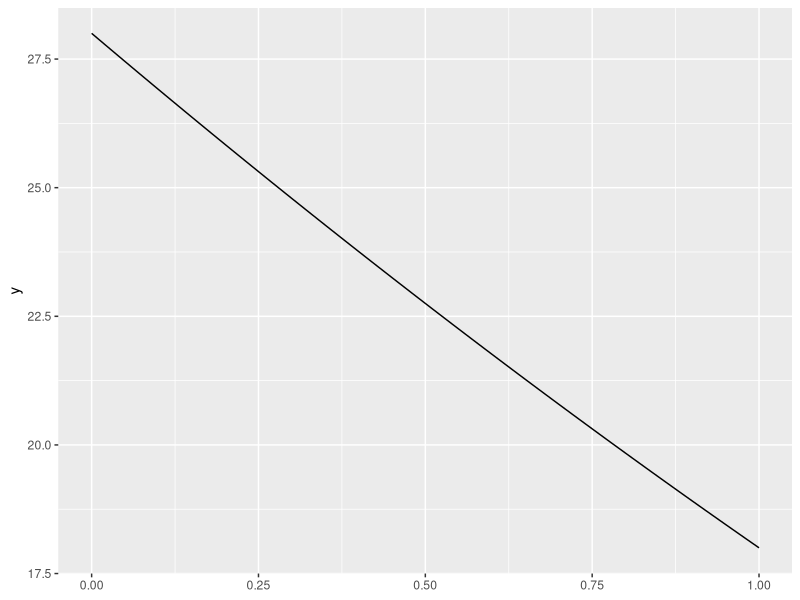

R code for this plot:
## ---- chunk 1
f <- function(x) {
  x^2 - 11*x + 28
}
## ---- chunk 2
f <- function(x) {
  x^2 - 11*x + 28
}
## ---- chunk 3
g <- function(x) {
  x^2 - x + 46
}

h <- function(x) {
  x^2 + 49
}

k <- function(x) {
  x^2 -4*x
}
## ---- chunk 4
library(tidyverse)

ggplot()+
  geom_function(fun = f)
